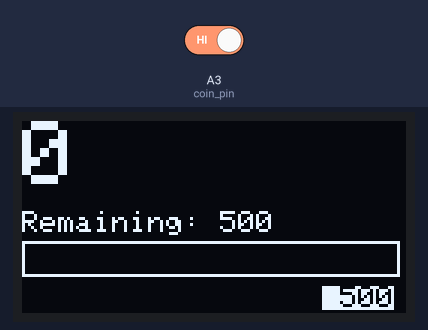
The sketch below on a simulated Arduino Uno, built with avr-gcc and run on an emulated ATmega328P. Shown: 128×64 one-colour display. The test bench sets the inputs (shaded band); at power-on: A3 (coin_pin) HIGH.

Above: at 3.2 s.
3.3 s: A3 (coin_pin) driven LOW
At 4.1 s:
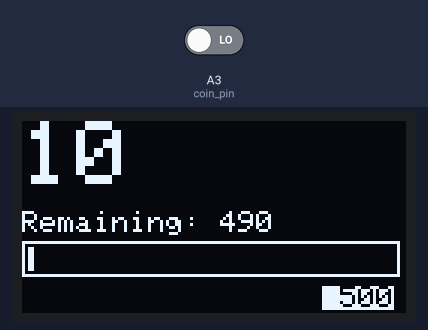
Timing chart, 0 to 6.3 s (numbered marks = the images above; inputs shaded):
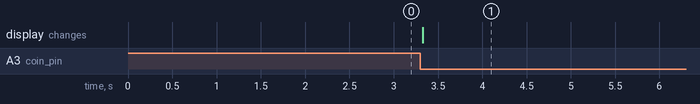

Measured:
- after the input at 3.3 s, the display: changes at once (image 1)

The sketch:

code1.ino
```cpp
#include <SPI.h>

#include <Wire.h>

#include <Adafruit_GFX.h>

#include <Adafruit_SSD1306.h>


#define OLED_RESET 4


Adafruit_SSD1306 display(OLED_RESET);


#if (SSD1306_LCDHEIGHT != 64)


#error("Height incorrect, please fix Adafruit_SSD1306.h!");


#endif


int coin_pin = A3;


int target_amount = 500;


int balance_amount = 0;


int coin_value = 10;

int coin_inserted_state = HIGH;


void setup() {


  // put your setup code here, to run once:

   // by default, we'll generate the high voltage from the 3.3v line internally! (neat!)

  display.begin(SSD1306_SWITCHCAPVCC, 0x3C);  // initialize with the I2C addr 0x3D (for the 128x64)

  // init done

   pinMode( coin_pin ,INPUT);

   Serial.begin(9600);

   updateDisplay();

  delay(2000);


}

void loop() {


  // put your main code here, to run repeatedly:


  // Serial.println(  digitalRead( coin_pin ));


  // delay(500);


     if( (digitalRead( coin_pin ) == LOW ) && coin_inserted_state == HIGH ){


        coin_inserted_state = LOW;


        balance_amount += coin_value;


        updateDisplay();


     }


     else if( (digitalRead( coin_pin ) == HIGH ) && coin_inserted_state == LOW ){


        coin_inserted_state = HIGH;


     }


}


void updateDisplay()

{


int remaining_amount = target_amount - balance_amount ;


    remaining_amount = (remaining_amount < 0)?0:remaining_amount;


  float  p = ((float)balance_amount / (float)target_amount) * 100.00;


  float bar = ((float)(display.width()-6) / 100) * p;


   // Clear the buffer.


  display.clearDisplay();


   // text display tests


  display.setTextSize(3);


  display.setCursor(0,0);


    display.setTextColor(WHITE);


  //display.setTextColor(BLACK, WHITE); // 'inverted' text

  display.println(balance_amount);

  display.setTextSize(1);

  display.setCursor(0,30);

    display.setTextColor(WHITE);

  //display.setTextColor(BLACK, WHITE); // 'inverted' text

  display.print("Remaining: ");

  display.print( remaining_amount );

  display.setCursor(100,55);

  display.setTextSize(1);

  display.setTextColor(BLACK, WHITE); // 'inverted' text

  display.print(" ");

  display.print(target_amount);

  display.drawRect(0, 40, display.width()-2, display.height()-52, WHITE);

  display.fillRect(2, 42, bar , display.height()-56, WHITE);

  display.display();

}
```
